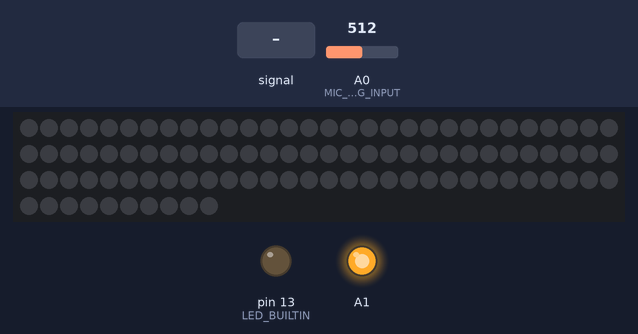
Simulated run of this sketch. Board: Arduino Uno, built with avr-gcc and run on an emulated ATmega328P. Parts: 100 RGB LEDs in strip order, left to right, continuing on the next row, output pins drawn as LEDs (lit = HIGH). Dashed ring = blinking. Inputs (shaded band) come from the test bench; at power-on: A0 (MIC_ANALOG_INPUT) = 512. Dim RGB values are drawn brighter than linear; what the sketch prints to the serial monitor is not drawn.

Above: at 7.3 s.
7.4 s: A0 (MIC_ANALOG_INPUT) fed a 2 Hz sine of ±306 counts around its level
At 10.3 s:
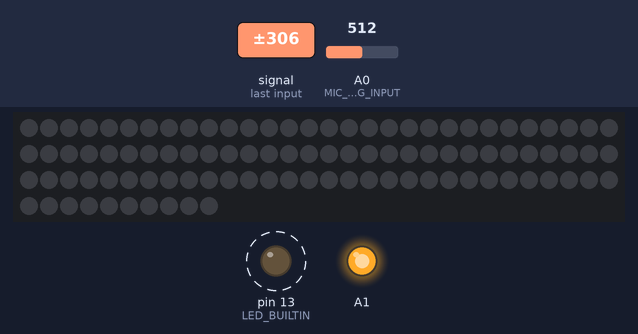
10.4 s: A0 (MIC_ANALOG_INPUT) set to 524
13.4 s: A0 (MIC_ANALOG_INPUT) set to 547
At 14.17 s:
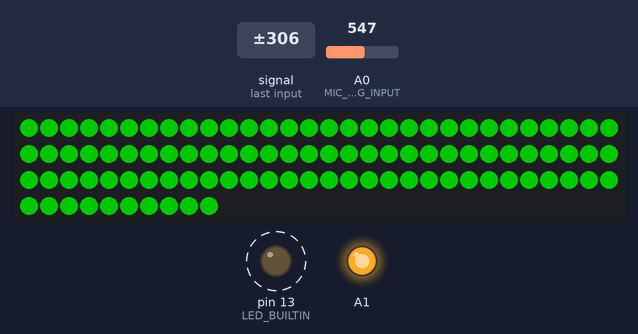
16.4 s: A0 (MIC_ANALOG_INPUT) set to 511
17.9 s: A0 (MIC_ANALOG_INPUT) fed a 200 Hz sine of ±81 counts around its level
At 18.67 s:
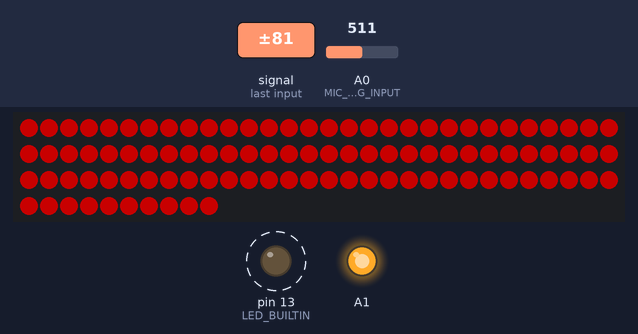
Timing chart, 0 to 21.3 s (numbered marks = the images above; inputs shaded):
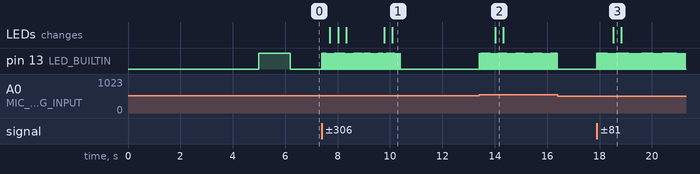

Measured:
- after the input at 7.4 s, pin 13 (LED_BUILTIN): alternates HIGH for 0.01 s and LOW for 0.03 s, starting at once
- after the input at 10.4 s, pin 13 (LED_BUILTIN): stops changing and stays LOW
- after the input at 13.4 s, pin 13 (LED_BUILTIN): alternates HIGH for 0.01 s and LOW for 0.03 s, starting at once; the LEDs: change after 0.62 s (image 2)
- after the input at 16.4 s, pin 13 (LED_BUILTIN): stops changing and stays LOW
- after the input at 17.9 s, pin 13 (LED_BUILTIN): alternates HIGH for 0.01 s and LOW for 0.03 s, starting at once; the LEDs: change after 0.62 s (image 3)

The sketch:

TempoFlash.ino
```cpp
// Declaration and initialization of the input pin
#include <WS2812.h>

int MIC_ANALOG_INPUT = A0;
int MIC_ANALOG_BASE_LEVEL = 258;
int MIC_SOUND_LEVEL1 = 20;
int BG_SOUND_LEVEL = 0; // Target: 600DN
int BG_SOUND_SAMPLING_NUM = 10000;

int LED_COUNT = 100;
WS2812 LEDStrip(LED_COUNT); // 100 LEDs
cRGB value;

int LED_R_VAL[4] = { 100, 0, 0, 100 };
int LED_G_VAL[4] = { 100, 100, 0, 0 };
int LED_B_VAL[4] = { 100, 0, 100, 0 };

int LED_COLOR_TYPE = 0;


const int numReadings = 10;
int readings[numReadings];      // the readings from the analog input
int readIndex = 0;              // the index of the current reading
int total = 0;                  // the running total
int average = 0;                // the average

void setup ()
{
  delay(5000);

  pinMode (MIC_ANALOG_INPUT, INPUT);
  pinMode (LED_BUILTIN, OUTPUT);

  pinMode (A1, OUTPUT);

  Serial.begin (19200); // Serial output with 9600 bps

  digitalWrite( A1, HIGH );

  for (int thisReading = 0; thisReading < numReadings; thisReading++)
  {
    readings[thisReading] = 0;
  }

  LEDStrip.setOutput(9);

  EstBackgroundSoundLevel();
}

void BlinkLEDStrip()
{
  value.b = LED_R_VAL[LED_COLOR_TYPE]; value.g = LED_G_VAL[LED_COLOR_TYPE]; value.r = LED_B_VAL[LED_COLOR_TYPE]; // RGB Value -> Blue

  for( int LEDIdx = 0; LEDIdx < LED_COUNT; LEDIdx ++ )
  {
    LEDStrip.set_crgb_at(LEDIdx, value);
  }
  LEDStrip.sync(); // Sends the value to the LED

  delay(10); // Wait 500 ms

  value.b = 0; value.g = 0; value.r = 0; // RGB Value -> Blue

  for( int LEDIdx = 0; LEDIdx < LED_COUNT; LEDIdx ++ )
  {
    LEDStrip.set_crgb_at(LEDIdx, value);
  }
  LEDStrip.sync(); // Sends the value to the LED

  LED_COLOR_TYPE = ( LED_COLOR_TYPE + 1 ) % 4;
}

void EstBackgroundSoundLevel()
{
  Serial.print( "Sampling BG sound level.\n" );

  digitalWrite( LED_BUILTIN, HIGH );

  float SoundSumVal = 0;

  for( int SamplingIdx = 0; SamplingIdx < BG_SOUND_SAMPLING_NUM; SamplingIdx ++ )
  {
    SoundSumVal += float(analogRead (MIC_ANALOG_INPUT));
  }

  BG_SOUND_LEVEL = SoundSumVal / float(BG_SOUND_SAMPLING_NUM);

  digitalWrite( LED_BUILTIN, LOW );

  Serial.print( "BG_SOUND_LEVEL :" );
  Serial.println( BG_SOUND_LEVEL );
  Serial.print( "Sampling BG sound level - end.\n" );

}

int CalMovingAverage(int curVal )
{
  // subtract the last reading:
  total = total - readings[readIndex];
  // read from the sensor:
  readings[readIndex] = curVal;
  // add the reading to the total:
  total = total + readings[readIndex];
  // advance to the next position in the array:
  readIndex = readIndex + 1;

  // if we're at the end of the array...
  if (readIndex >= numReadings) {
    // ...wrap around to the beginning:
    readIndex = 0;
  }

  // calculate the average:
  average = total / numReadings;
  // send it to the computer as ASCII digits
  return (average);
}

// The program reads the current value of the input pins
// and outputs it via serial out
void loop ()
{
  int micAnalogValue;

  // Current value will be read and converted to voltage
  micAnalogValue = analogRead (MIC_ANALOG_INPUT);

  //... and outputted here
  //Serial.print ("Analog voltage value:");
  //Serial.print (micAnalogValue, 1);  Serial.print ("DN\n");
  //Serial.print ("Extreme value:");

  // Plotter. Calibration.
  // Serial.println(CalMovingAverage(micAnalogValue));
  //Plotter. Current value.
  //Serial.println(micAnalogValue);

  if(abs( micAnalogValue - BG_SOUND_LEVEL ) >= MIC_SOUND_LEVEL1)
  {
      //Serial.println (" L1");
      digitalWrite( LED_BUILTIN, HIGH );
      delay( 10 );
      digitalWrite( LED_BUILTIN, LOW );
      delay( 10 );

      BlinkLEDStrip();
  }
  else
  {
      //Serial.println (" L0");
  }
  //Serial.println ("----------------------------------------------------------------");
  //delay (10);
}
```
